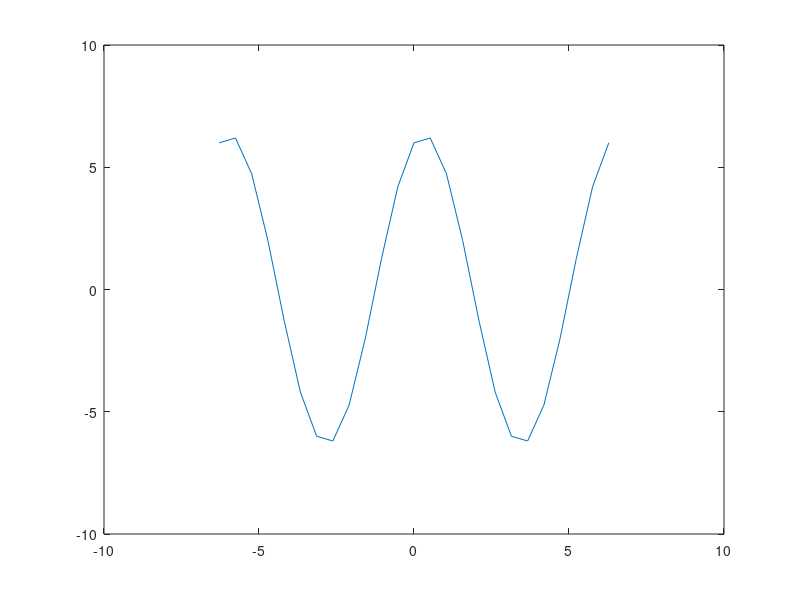

This figure's MATLAB source:
clear
clc

%%
% %membuat array (vektor) dengan increment
% a=1:5;
% 
% %array dengan step berbeda
% b=1:.5:5;
% 
% %mengetahui kelas dari variabel
% whos
% 
% %for loop
% for i = 1:10
%     i
%     disp('satu loop')
% end
% disp('-------------------------------------------')
% for i = 1:.5:3
%     i
% end

%%
% %contoh kasus
% %misal y=x^2+2x; x=-5:5; nilai y?
%     %definisikan terlebih dahulu nilai x dan y
% x = -5:5;
% y = [];
%     
% for i = 1:length(x) %harus dicari tahu berapa banyak nilai x dengan menggunakan length()
%     y(i)=x(i)^2+2*x(i);
% end
% 
% %menggambar persamaan
% plot(x,y);

%%
% %latihan mandiri
% %persamaan linear y=2x+6, x=-2:2, nilai y?
% x = -2:2
% y = [];
% for i = 1:length(x)
%     y(i)=2*x(i)+6;
% end
% 
% %plot
% plot(x,y)

%%
%persamaan trigonometri y=2sin(x)+6cos(x), x=-2pi:pi/6:2pi, nilai y?
x = -2*pi:pi/6:2*pi;
y = [];
for i = 1:length(x)
    y(i)=2*sin(x(i))+6*cos(x(i));
end

%plot
plot(x,y)